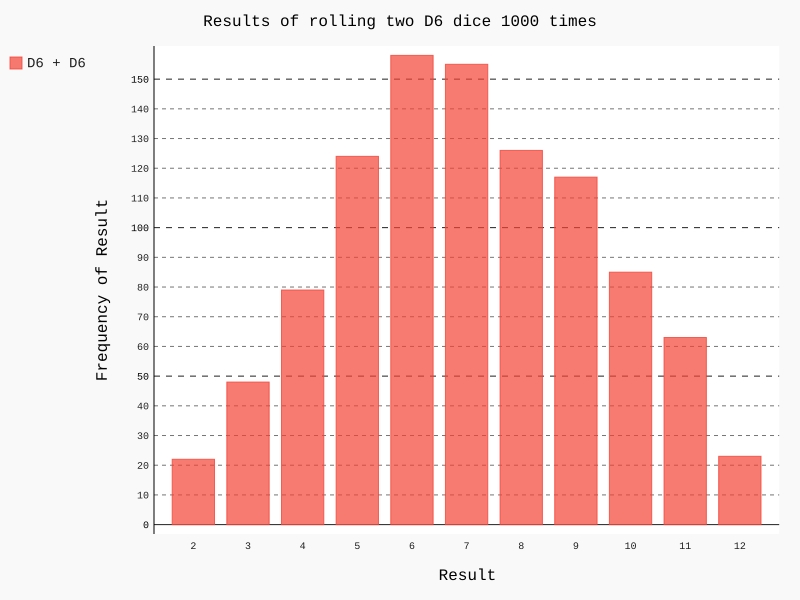

Here is the Python script that generated this plot:
# -*- coding: utf-8 -*-
__author__ = 'Administrator'
import pygal
from die import Die

# 创建2个D6 骰子
die_1 = Die()
die_2 = Die()

# 掷骰子多次，并将结果存储到一个列表中
results = []
for roll_num in range(1000):
    result = die_1.roll() + die_2.roll()
    results.append(result)

# 分析结果
frequencies = []
max_result = die_1.num_sides + die_2.num_sides
for value in range(2, max_result + 1):
    frequency = results.count(value)
    frequencies.append(frequency)

# 可视化结果
hist = pygal.Bar()

hist.title = "Results of rolling two D6 dice 1000 times"
hist.x_labels = ['2', '3', '4', '5', '6', '7', '8', '9', '10', '11', '12']
hist.x_title = "Result"
hist.y_title = "Frequency of Result"

hist.add('D6 + D6', frequencies)
hist.render_to_file('dice_visual.svg')
